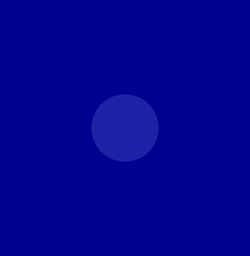
Frame 1 (no input)
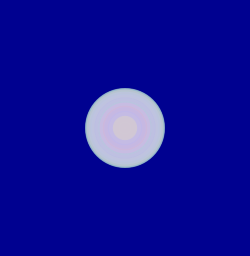
Frame 60 (the mouse pressed at the canvas centre just before this capture)
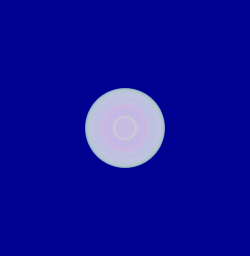
Frame 120 (the mouse held since frame 60 and released just before this capture)

The Processing sketch that drew these frames (run headless with seeded random() and noise(); from frame 60 on, the mouse is pressed at the canvas centre):

// Processing sketch: processing_172160
// ── processing_172160.pde

int counter;

void setup() {  //setup function called initially, only once
  size(250, 256);
  background(400);  //set background white
  colorMode(HSB);   //set colors to Hue, Saturation, Brightness mode
  counter = 0;
}

void draw() {  //draw function loops 
  counter++;
  noStroke();
  fill(random(255),100,255,50);
  
  if(mousePressed == true) { //add some interaction
    ellipse(mouseX, mouseY, 20, 20);
  }
  else {
    ellipse(width/2, height/2, 80*sin(counter), 80*sin(counter));
  }
}
